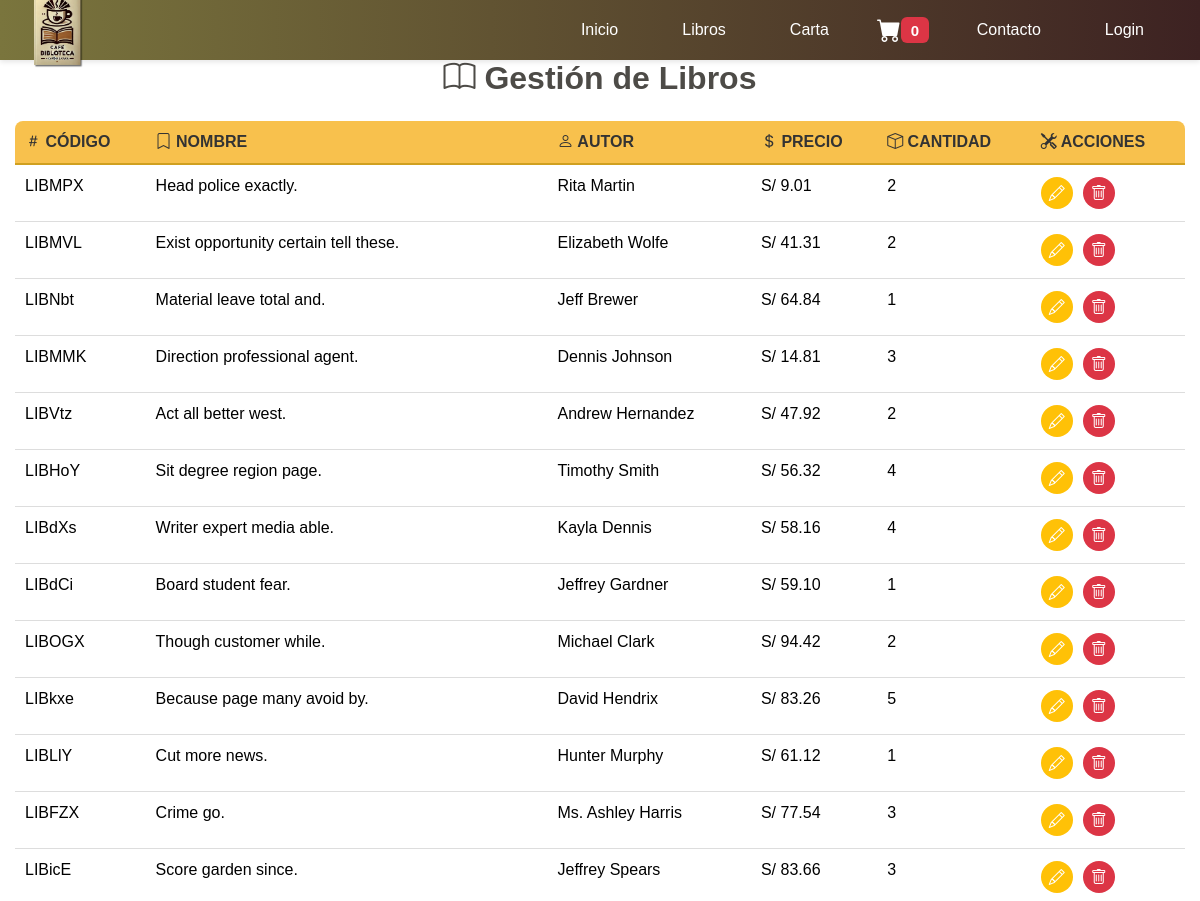
/gestionar/libros/ (upper part), run on an earlier commit of the app's database.
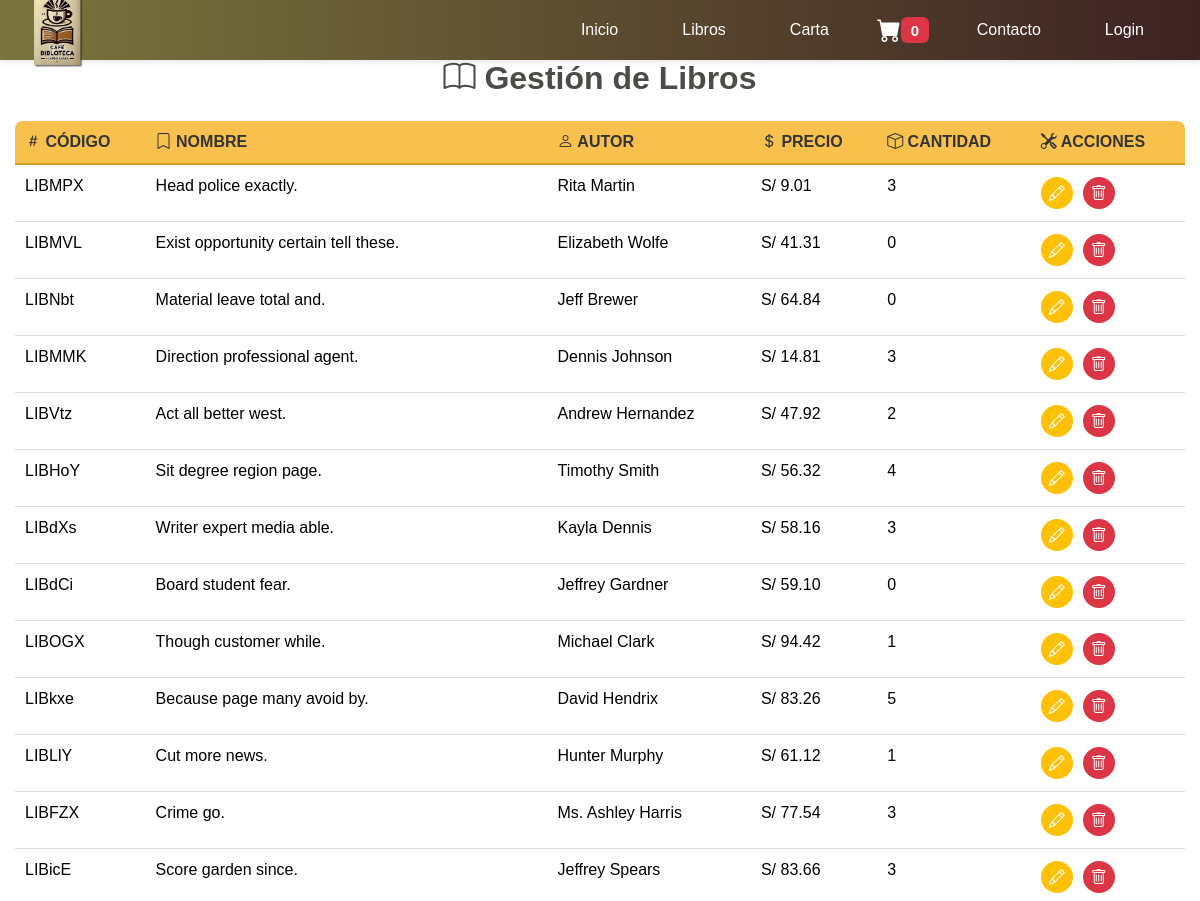
And on a later commit of the database.
### webapp/models.py (models this page shows, shortened)
class Libro(models.Model):
    libCodigo = models.CharField(max_length=7, primary_key=True)  # Código único del libro
    libNombre = models.CharField(max_length=150)  # Nombre del libro
    libAutor = models.CharField(max_length=150)  # Autor del libro
    libCantidad = models.IntegerField()  # Cantidad de Libro
    libFechaPublicacion = models.DateField()  # Fecha de publicación
    libVolumen = models.IntegerField()  # Volumen del libro
    libSinopsis = models.TextField()  # Sinopsis del libro
    libURLLibro = models.URLField(blank=True, null=True)  # URL del libro (opcional)
    libFoto = models.ImageField(upload_to='libros/')  # Imagen del libro
    libStatus = models.CharField(max_length=3, default="ACT")
    libPrecio = models.DecimalField(max_digits=9, decimal_places=2, null=True, blank=True)

### webapp/views.py (the view)
# urls.py: path('gestionar/libros/', webapp_views.index_gestionar_libros, name='gestionar_libros'),
def index_gestionar_libros(request):
    libros = Libro.objects.all()  # Obtener todos los libros
    return render(request, 'webapp/gestionar_libros.html', {'libros': libros})

### webapp/context_processors.py (called while the page is built)
def carrito_context(request):
    carrito = request.session.get('carrito', {})
    total_carrito = sum(item['precio'] * item['cantidad'] for item in carrito.values())
    cantidad_items = sum(item['cantidad'] for item in carrito.values())
    return {
        'carrito': carrito,
        'total_carrito': total_carrito,
        'cantidad_items': cantidad_items,
    }

### webapp/templates/webapp/gestionar_libros.html (shortened to what this page needs)
{% extends "cabezal.html" %}
{% block cargar_static %}
    {% load static %}
{% endblock %}
{% block css_archivos %}
    <link rel="stylesheet" href="{% static 'webapp/css/styles_administrador_tablas.css' %}"/>
    <link href="https://cdn.jsdelivr.net/npm/bootstrap-icons/font/bootstrap-icons.css" rel="stylesheet">
{% endblock %}
{% block contenido_pagina %}
<div class="table-container">
    <h2 class="text-center my-4">
        <i class="bi bi-book"></i> Gestión de Libros
    </h2>
    <div class="table-responsive">
        <table class="table">
            <thead>
                <tr>
                    <th><i class="bi bi-hash"></i> Código</th>
                    <th><i class="bi bi-bookmark"></i> Nombre</th>
                    <th><i class="bi bi-person"></i> Autor</th>
                    <th><i class="bi bi-currency-dollar"></i> Precio</th>
                    <th><i class="bi bi-box"></i> Cantidad</th>
                    <th><i class="bi bi-tools"></i> Acciones</th>
                </tr>
            </thead>
            <tbody>
                {% for libro in libros %}
                <tr>
                    <td>{{ libro.libCodigo }}</td>
                    <td>{{ libro.libNombre }}</td>
                    <td>{{ libro.libAutor }}</td>
                    <td>S/ {{ libro.libPrecio }}</td>
                    <td>{{ libro.libCantidad }}</td>
                    <td>
                        <div class="action-buttons">
                            <a href="{% url 'editar_libro' libro.libCodigo %}" class="btn-warning">
                                <i class="bi bi-pencil"></i>
                            </a>
                            <a href="{% url 'eliminar_libro' libro.libCodigo %}" class="btn-danger">
                                <i class="bi bi-trash"></i>
                            </a>
                        </div>
                    </td>
                </tr>
                {% endfor %}
            </tbody>
        </table>
    </div>
</div>
{% endblock %}

What changed in the data, as far as the page shows it:
changed Libro "LIBMPX": libCantidad "2" → "3"
changed Libro "LIBMVL": libCantidad "2" → "0"
changed Libro "LIBNbt": libCantidad "1" → "0"
changed Libro "LIBdXs": libCantidad "4" → "3"
changed Libro "LIBdCi": libCantidad "1" → "0"
changed Libro "LIBOGX": libCantidad "2" → "1"
